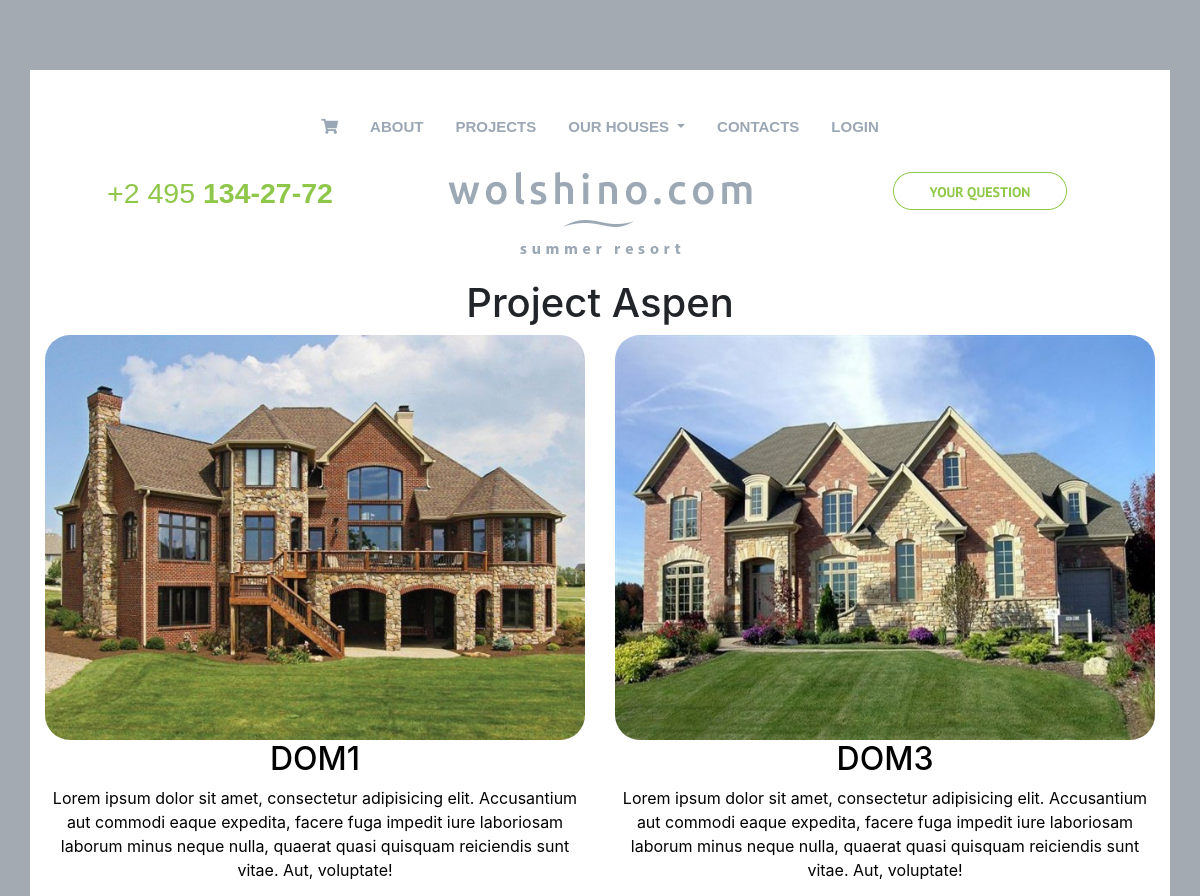
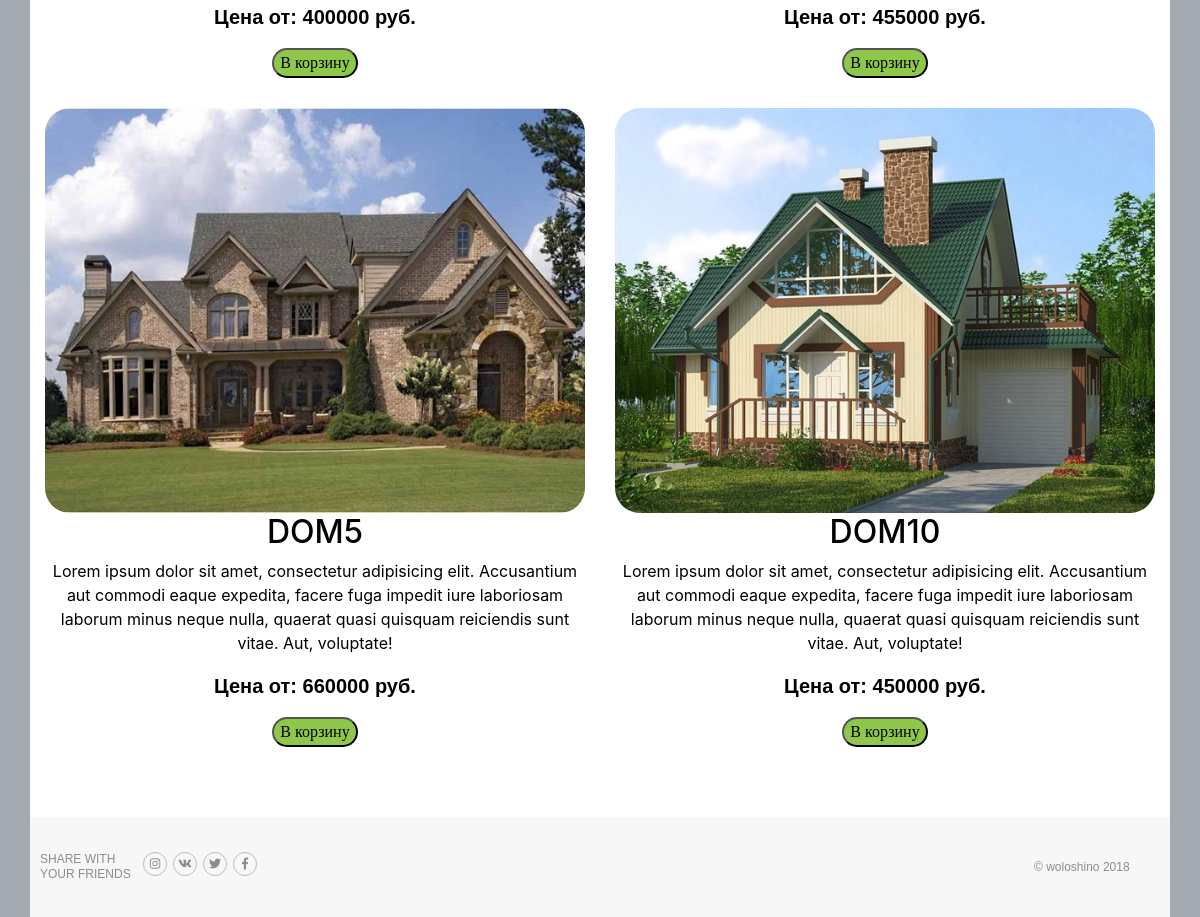
/projects/1/, run on the app's committed database (2 pictures, top to bottom).
### mainapp/models.py (models this page shows, shortened)
class Category(models.Model):
    name = models.CharField(max_length=32, unique=True, verbose_name='Категория')
    info = models.TextField(verbose_name='Описание категории')
    price = models.PositiveIntegerField(verbose_name='Цена от')
    img = models.ImageField(upload_to='categories/%Y/%m/%d', verbose_name='Картинка категории')

class Product(models.Model):
    name = models.CharField(max_length=32, unique=True, verbose_name='Название проекта')
    info = models.TextField(verbose_name='Описание проекта')
    price = models.PositiveIntegerField(verbose_name='Цена')
    img = models.ImageField(upload_to='products/%Y/%m/%d', verbose_name='Картинка проекта')
    category = models.ForeignKey(Category, on_delete=models.SET_NULL, null=True, blank=True)

### mainapp/views.py (the view)
# urls.py: path('projects/<pk>/', products_of_categories_view, name='products_of_categories'),
def products_of_categories_view(request, pk):
    basket = []
    if request.user.is_authenticated:
        basket = Basket.objects.filter(user=request.user)
    if pk == '0':
        products = Product.objects.all()
        category = {'name': 'All'}
    else:
        category = Category.objects.get(pk=pk)
        products = Product.objects.filter(category=category)
    content = {
        'products': products,
        'category': category,
        'basket': basket,
        'categories': categories
    }
    return render(request, 'mainapp/products.html', content)

### mainapp/templates/mainapp/products.html (shortened to what this page needs)
{% extends 'mainapp/base.html' %}
{% load static %}
{% block content %}
    <div class="col-12 text-center"><h1>Project {{ category.name }}</h1></div>
    <div class="typeItems row">
        {% for product in products %}
            <div class="col-md-6 col-12 text-center">
                <a href='#' class="category typeItem">
                    <img src={{ product.img.url }} alt="1">
                    <h2>{{ product.name }}</h2>
                    <p>{{ product.info }}</p>
                    <p class="price">Цена от: {{ product.price }} руб.</p>
                    <a href={% url 'basketapp:add' pk=product.pk %}>
                    <button class="itemBtn">В корзину</button>
                </a>
            </div>
        {% endfor %}
    </div>
{% endblock %}

### static/style.css (style rules this page uses)
body { background: #a3aab1; }
.row { margin: 0; }
.typeItem { margin: 15px 0; }
.typeItem h2 { text-transform: uppercase; }
.typeItem img { max-width: 100%; }
.price { font-weight: bold; font-family: "Ubuntu Light", sans-serif; font-size: 20px; }
.itemBtn { background: #8fc74a; border-radius: 50px; text-align: center; font-family: Algerian sans-serif; margin-bottom: 30px; }
.category { text-decoration: none; color: #000; }
.category img { border-radius: 25px; }

### data on the page
Category: name "Aspen"
Product: img (picture), name "DOM1", info "Lorem ipsum dolor sit amet, consectetur adipisicing elit. Accusantium aut commodi eaque expedita, facere fuga impedit iure laboriosam laborum minus neque nulla, quaerat quasi quisquam reiciendis sunt vitae. Aut, voluptate!", price "400000"
Product: img (picture), name "DOM3", info "Lorem ipsum dolor sit amet, consectetur adipisicing elit. Accusantium aut commodi eaque expedita, facere fuga impedit iure laboriosam laborum minus neque nulla, quaerat quasi quisquam reiciendis sunt vitae. Aut, voluptate!", price "455000"
Product: img (picture), name "DOM5", info "Lorem ipsum dolor sit amet, consectetur adipisicing elit. Accusantium aut commodi eaque expedita, facere fuga impedit iure laboriosam laborum minus neque nulla, quaerat quasi quisquam reiciendis sunt vitae. Aut, voluptate!", price "660000"
Product: img (picture), name "DOM10", info "Lorem ipsum dolor sit amet, consectetur adipisicing elit. Accusantium aut commodi eaque expedita, facere fuga impedit iure laboriosam laborum minus neque nulla, quaerat quasi quisquam reiciendis sunt vitae. Aut, voluptate!", price "450000"
